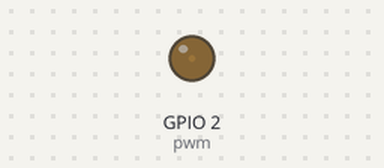
Simulated run of this program. Board: ESP8266 board running MicroPython. Parts: output pins drawn as LEDs (lit = HIGH). What the program prints to the serial console is not drawn.

Above: at 0.05 s.
At 0.75 s:
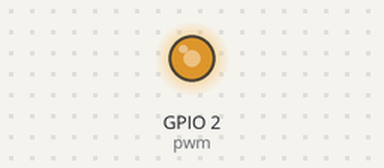
At 1.45 s:
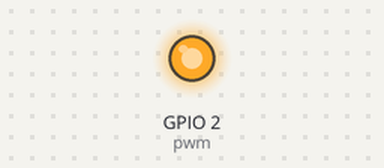
At 2.85 s:
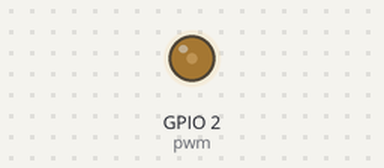
Timing chart, 0 to 7.2 s (numbered marks = the images above):
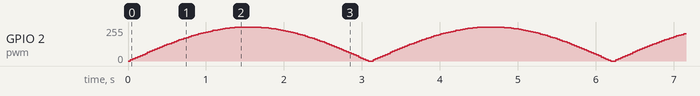

The program:

sleep_led.py
```python
"""sleep_led.py

Mimics the apple sleep LEDs that probably don't exist anymore. Comforting
sin-wave effect.
"""

import machine
import uasyncio as asyncio
import time
import math


pwm = machine.PWM(machine.Pin(2))

pwm.freq(1000)


loop = asyncio.get_event_loop()

async def sleep_led(l, t):
    while True:
        for i in range(100):
            wave = int(math.sin(i / (10 * math.pi)) * 1024)
            if ( 0 > wave ):
                wave = 0
            l.duty(wave)
            await asyncio.sleep_ms(t)


async def print_hello(delay_secs):
    total_time = 0
    while True:
        await asyncio.sleep(delay_secs)
        total_time += delay_secs
        print("Hello, World, it's been: " + str(total_time) + " seconds")


loop.create_task(sleep_led(pwm, 31))
loop.create_task(print_hello(5))

loop.run_forever()
```
